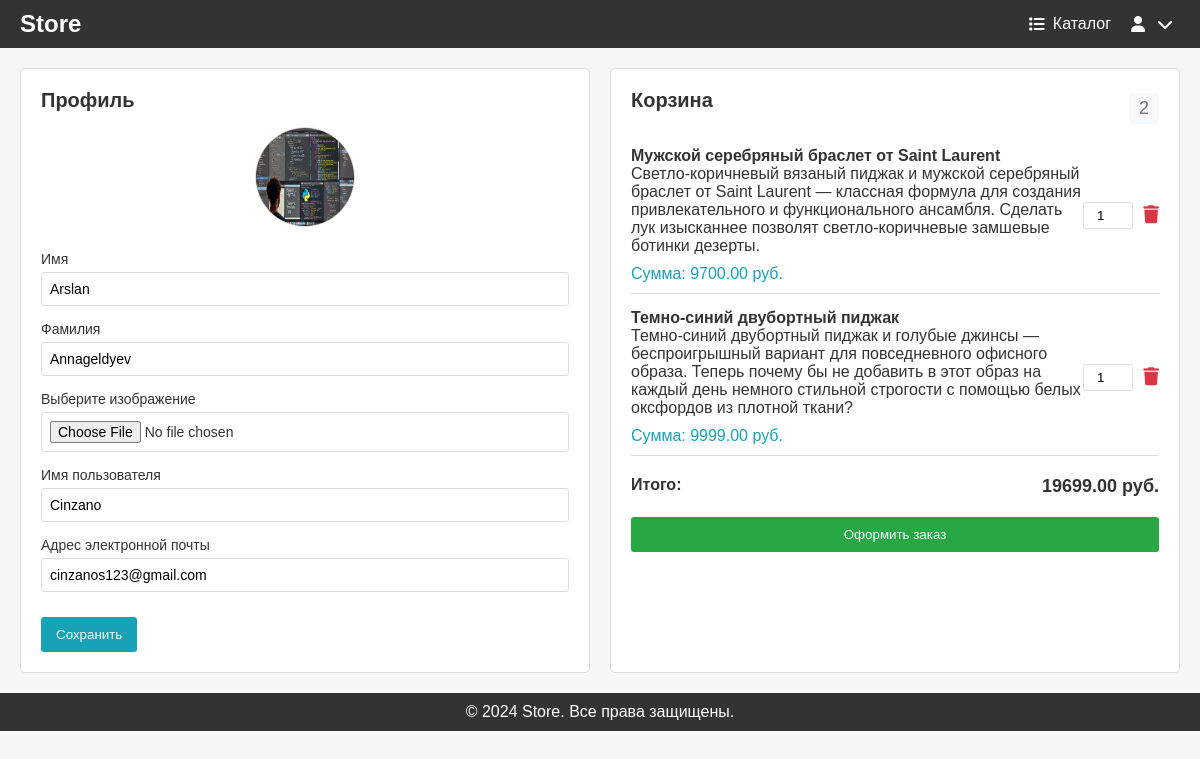
Before: /users/profile/1/ (signed in) with the older database file.
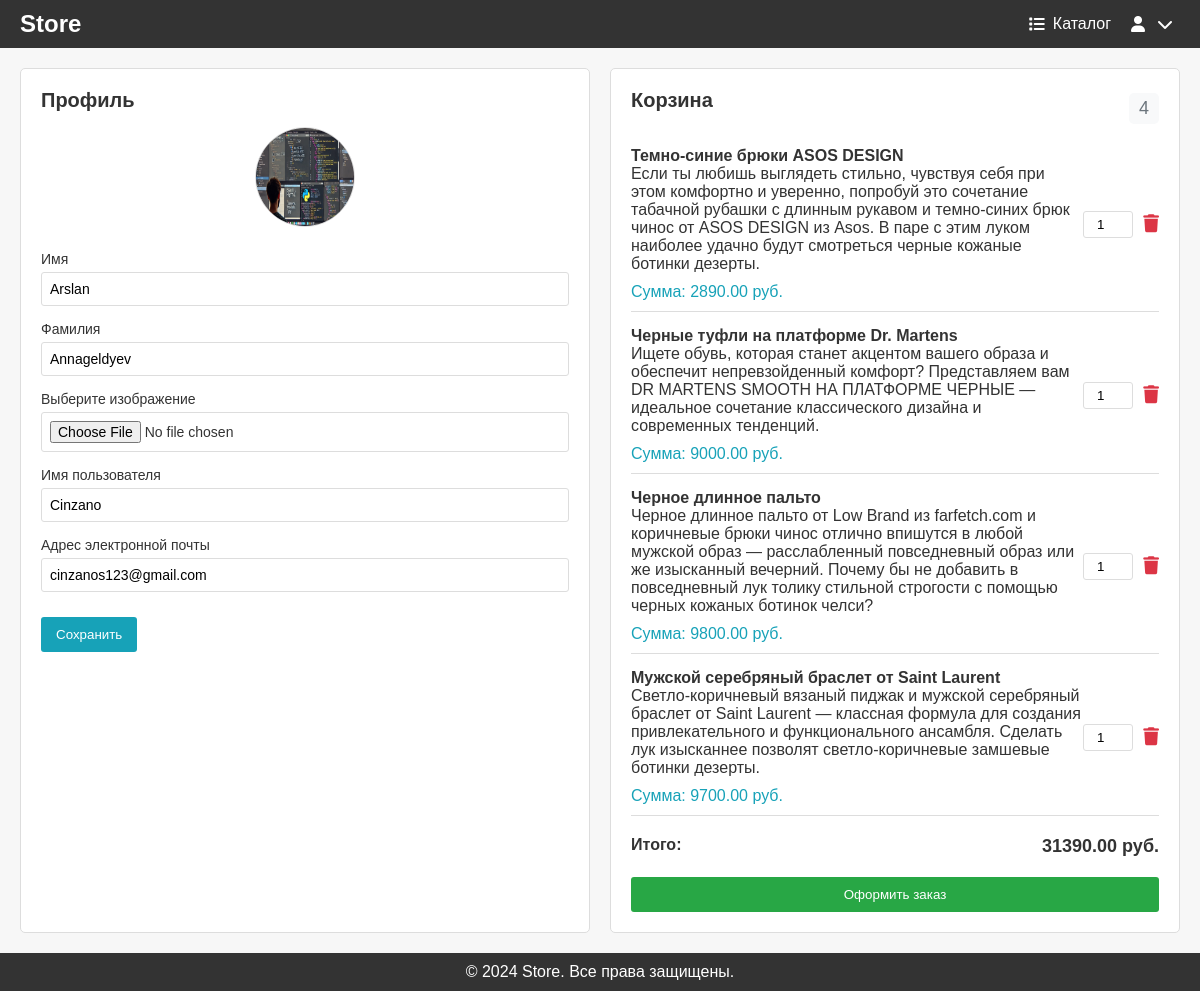
After: the same page with the newer database file.
### users/models.py (models this page shows)
class User(AbstractUser):
    image = models.ImageField(upload_to='users_images', null=True, blank=True)
    is_verified_email = models.BooleanField(default=False)

### products/models.py (models this page shows, shortened)
class Basket(models.Model):
    user = models.ForeignKey(to=User, on_delete=models.CASCADE)
    product = models.ForeignKey(to=Product, on_delete=models.CASCADE)
    quantity = models.PositiveSmallIntegerField(default=0)
    created_timestamp = models.DateTimeField(auto_now_add=True)
    objects = BasketQuerySet.as_manager()
    def sum(self):
        return self.product.price * self.quantity

class Product(models.Model):
    name = models.CharField(max_length=256)
    description = models.TextField()
    price = models.DecimalField(max_digits=6, decimal_places=2)
    quantity = models.PositiveIntegerField(default=0)
    image = models.ImageField(upload_to='products_images')
    category = models.ForeignKey(to=ProductCategory, on_delete=models.CASCADE)
    class Meta:
        verbose_name = 'product'
        verbose_name_plural = 'products'

### users/views.py (the view, shortened to what this page needs)
# urls.py: path('profile/<int:pk>/', login_required(UserProfileView.as_view()), name='profile'),
class UserProfileView(TitleMixin, UpdateView):
    model = User
    form_class = UserProfileForm
    template_name = 'users/profile.html'
    title = 'Store - Личный кабинет'

### users/forms.py
class UserProfileForm(UserChangeForm):
    first_name = forms.CharField(widget=forms.TextInput(attrs={'class': 'form-control py-4'}))
    last_name = forms.CharField(widget=forms.TextInput(attrs={'class': 'form-control py-4'}))
    image = forms.ImageField(widget=forms.FileInput(attrs={'class': 'custom-file-input'}), required=False)
    username = forms.CharField(widget=forms.TextInput(attrs={'class': 'form-control py-4', 'readonly': True}))
    email = forms.CharField(widget=forms.TextInput(attrs={'class': 'form-control py-4', 'readonly': True}))
    class Meta:
        model = User
        fields = ('first_name', 'last_name', 'image', 'username', 'email',)

### common/views.py (called while the page is built)
    def get_context_data(self, **kwargs):
        context = super(TitleMixin, self).get_context_data(**kwargs)
        context['title'] = self.title
        return context

### products/context_processors.py (called while the page is built)
def baskets(request):
    user = request.user
    return {'baskets': Basket.objects.filter(user=user) if user.is_authenticated else []}

### products/models.py (called while the page is built)
      def total_sum(self):
        return sum(basket.sum() for basket in self)

      def total_quantity(self):
        return sum(basket.quantity for basket in self)

### users/templates/users/profile.html (shortened to what this page needs)
{% extends 'products/base.html' %}
{% load static %}
{% block content %}
<main>
    <div class="profile-container">
        <div class="profile-info">
            <h2>Профиль</h2>
            <div class="avatar">
                <img src="{% if user.image %} {{ user.image.url }} {% else %} {% static 'images/default_avatar.png' %} {% endif %}" alt="Фото профиля">
            </div>
            <form action="{% url 'users:profile' pk=user.id %}" method="POST" enctype="multipart/form-data">
                <div class="form-row">
                    <label for="{{ form.first_name.id_for_label }}">Имя</label>
                    {{ form.first_name }}
                </div>
                <div class="form-row">
                    <label for="{{ form.last_name.id_for_label }}">Фамилия</label>
                    {{ form.last_name }}
                </div>
                <div class="form-row">
                    <label for="{{ form.image.id_for_label }}">Выберите изображение</label>
                    {{ form.image }}
                </div>
                <div class="form-row">
                    <label for="{{ form.username.id_for_label }}">Имя пользователя</label>
                    {{ form.username }}
                </div>
                <div class="form-row">
                    <label for="{{ form.email.id_for_label }}">Адрес электронной почты</label>
                    {{ form.email }}
                </div>
                <button type="submit" class="save-button">Сохранить</button>
            </form>
    </div>
            {% include 'products/baskets.html' %}
        </div>
</main>
{% endblock %}

### products/templates/products/base.html (shortened to what this page needs)
{% load static %}
<!DOCTYPE html>
<html lang="en">
<head>
    <link rel="stylesheet" href="https://cdnjs.cloudflare.com/ajax/libs/font-awesome/6.0.0/css/all.min.css">
</head>
<body>
    <header>
        <h1><a href="{% url 'index' %}" style="color: white; text-decoration: none;">Store</a></h1>
        <nav>
            <ul>
                <li><a href="{% url 'products:index' %}"><i class="fas fa-list"></i>Каталог</a></li>
                {% if user.is_authenticated %}
                <li class="dropdown">
                    <a href="javascript:void(0)"><i class="fas fa-user"></i><i class="fas fa-chevron-down toggle-arrow"></i></a>
                </li>
                {% else %}
                    <li><a href="{% url 'users:login' %}"><i class="fas fa-sign-in-alt"></i>Войти</a></li>
                {% endif %}
            </ul>
        </nav>
    </header>
    {% block content %}{% endblock %}
    <footer>
        <p>&copy; 2024 Store. Все права защищены.</p>
    </footer>
</body>
</html>

### products/templates/products/baskets.html
{% if baskets %}
<div class="cart">
    <div class="cart-header">
        <h2>Корзина</h2>
        <div class="cart-total-quantity">
            <span id="total-quantity">{{ baskets.total_quantity }}</span>
        </div>
    </div>
    {% for basket in baskets %}
    <div class="cart-item">
        <div class="cart-item-info">
            <p><strong>{{ basket.product.name }}</strong></p>
            <p>{{ basket.product.description }}</p>
            <p class="cart-item-sum">Сумма: {{ basket.sum }} руб.</p>
        </div>
        <div class="cart-item-controls">
            <input type="number" value="{{ basket.quantity }}" min="0" class="cart-item-quantity" data-price="{{ basket.sum }}">
            <a href="{% url 'products:basket_remove' basket.id %}">
                <button class="delete-button">
                    <i class="fas fa-trash"></i>
                </button>
            </a>
        </div>
    </div>
    {% endfor %}
    <div class="cart-summary">
        <p><strong>Итого:</strong></p>
        <span id="total-sum">{{ baskets.total_sum }} руб.</span>
    </div>
    <button class="checkout-button">Оформить заказ</button>
</div>
{% else %}
<div class="cart">
    <h2>Корзина пуста</h2>
</div>
{% endif %}

### products/templates/products/base.html (style rules this page uses)
* { margin: 0; padding: 0; box-sizing: border-box; font-family: Arial, sans-serif; }
body { background-color: #f7f7f7; color: #333; }
header { background-color: #333; color: #fff; display: flex; justify-content: space-between; align-items: center; padding: 10px 20px; }
header h1 { font-size: 24px; }
header nav ul { list-style: none; display: flex; align-items: center; }
header nav ul li { margin-left: 20px; position: relative; }
header nav ul li a { color: #fff; text-decoration: none; display: flex; align-items: center; }
header nav ul li a i { margin-right: 8px; }
footer { text-align: center; padding: 10px; background-color: #333; color: #fff; }
.dropdown { position: relative; }
.dropdown .toggle-arrow { cursor: pointer; margin-left: 5px; }

### users/templates/users/profile.html (style rules this page uses)
.profile-container { display: flex; gap: 20px; max-width: 1200px; margin: 20px auto; padding: 0 20px; }
.profile-info, .cart { background-color: #fff; padding: 20px; border: 1px solid #ddd; border-radius: 5px; flex: 1; }
.profile-info h2, .cart h2 { font-size: 20px; margin-bottom: 15px; }
.avatar { text-align: center; margin-bottom: 20px; }
.avatar img { width: 100px; height: 100px; border-radius: 50%; border: 1px solid #ddd; }
.form-row { margin-bottom: 15px; }
.form-row label { display: block; margin-bottom: 5px; font-size: 14px; }
.form-row input { width: 100%; padding: 8px; border: 1px solid #ddd; border-radius: 3px; font-size: 14px; }
.save-button { background-color: #17a2b8; color: #fff; border: none; padding: 10px 15px; border-radius: 3px; cursor: pointer; margin-top: 10px; }
.cart-item { display: flex; justify-content: space-between; align-items: center; margin-bottom: 15px; border-bottom: 1px solid #ddd; padding-bottom: 10px; }
.cart-item-controls { display: flex; gap: 10px; align-items: center; }
.cart-item-controls input { width: 50px; padding: 5px; text-align: center; border: 1px solid #ddd; border-radius: 3px; }
.delete-button { background: none; border: none; color: #dc3545; font-size: 18px; cursor: pointer; }
.cart-summary { display: flex; justify-content: space-between; margin: 20px 0; font-size: 16px; }
.cart-summary span { font-size: 18px; font-weight: bold; }
.checkout-button { background-color: #28a745; color: #fff; border: none; padding: 10px 15px; border-radius: 3px; width: 100%; cursor: pointer; }
.cart h2 { text-align: center; }
.cart-header { display: flex; justify-content: space-between; align-items: center; margin-bottom: 20px; }
.cart-total-quantity { font-size: 18px; color: #6c757d; background-color: #f8f9fa; padding: 5px 10px; border-radius: 5px; }
.cart-item-sum { font-size: 16px; color: #17a2b8; margin-top: 10px; }

Changed rows visible on the page:
removed Basket: total_quantity "2", product.name "Мужской серебряный браслет от Saint Laurent", product.description "Светло-коричневый вязаный пиджак и мужской серебряный браслет от Saint Laurent — классная формула для создания привлекательного и функционального ансамбля. Сделать лук изысканнее позволят светло-коричневые замшевые ботинки дезерты.", sum "9700.00", quantity "1", total_sum "19699.00"
removed Basket: product.name "Темно-синий двубортный пиджак", product.description "Темно-синий двубортный пиджак и голубые джинсы — беспроигрышный вариант для повседневного офисного образа. Теперь почему бы не добавить в этот образ на каждый день немного стильной строгости с помощью белых оксфордов из плотной ткани?", sum "9999.00", quantity "1"
added Basket: total_quantity "4", product.name "Темно-синие брюки ASOS DESIGN", product.description "Если ты любишь выглядеть стильно, чувствуя себя при этом комфортно и уверенно, попробуй это сочетание табачной рубашки с длинным рукавом и темно-синих брюк чинос от ASOS DESIGN из Asos. В паре с этим луком наиболее удачно будут смотреться черные кожаные ботинки дезерты.", sum "2890.00", quantity "1", total_sum "31390.00"
added Basket: product.name "Черные туфли на платформе Dr. Martens", product.description "Ищете обувь, которая станет акцентом вашего образа и обеспечит непревзойденный комфорт? Представляем вам DR MARTENS SMOOTH НА ПЛАТФОРМЕ ЧЕРНЫЕ — идеальное сочетание классического дизайна и современных тенденций.", sum "9000.00", quantity "1"
added Basket: product.name "Черное длинное пальто", product.description "Черное длинное пальто от Low Brand из farfetch.com и коричневые брюки чинос отлично впишутся в любой мужской образ — расслабленный повседневный образ или же изысканный вечерний. Почему бы не добавить в повседневный лук толику стильной строгости с помощью черных кожаных ботинок челси?", sum "9800.00", quantity "1"
added Basket: product.name "Мужской серебряный браслет от Saint Laurent", product.description "Светло-коричневый вязаный пиджак и мужской серебряный браслет от Saint Laurent — классная формула для создания привлекательного и функционального ансамбля. Сделать лук изысканнее позволят светло-коричневые замшевые ботинки дезерты.", sum "9700.00", quantity "1"
